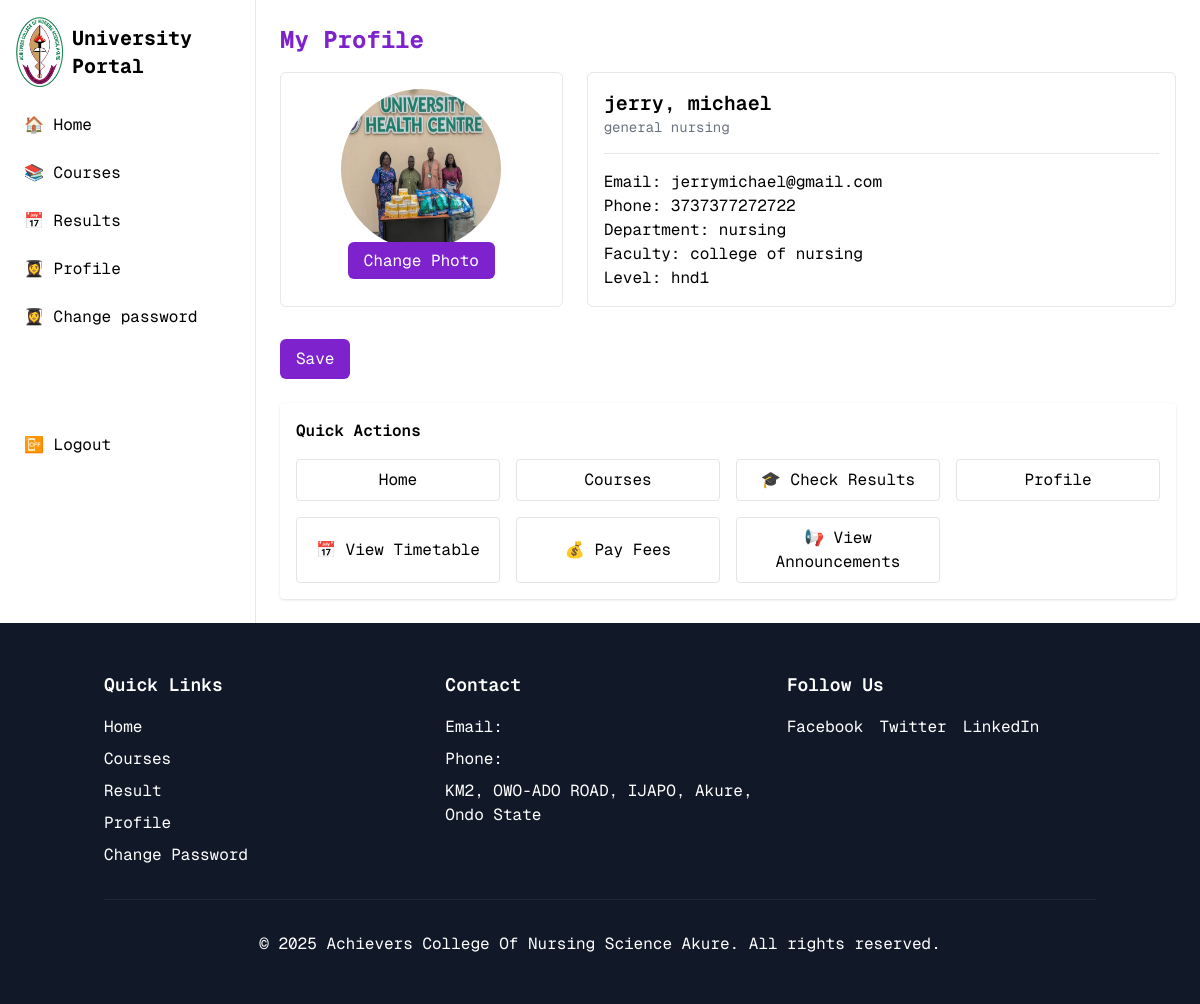
/stream_a/profile/ (signed in), run on an earlier commit of the app's database.
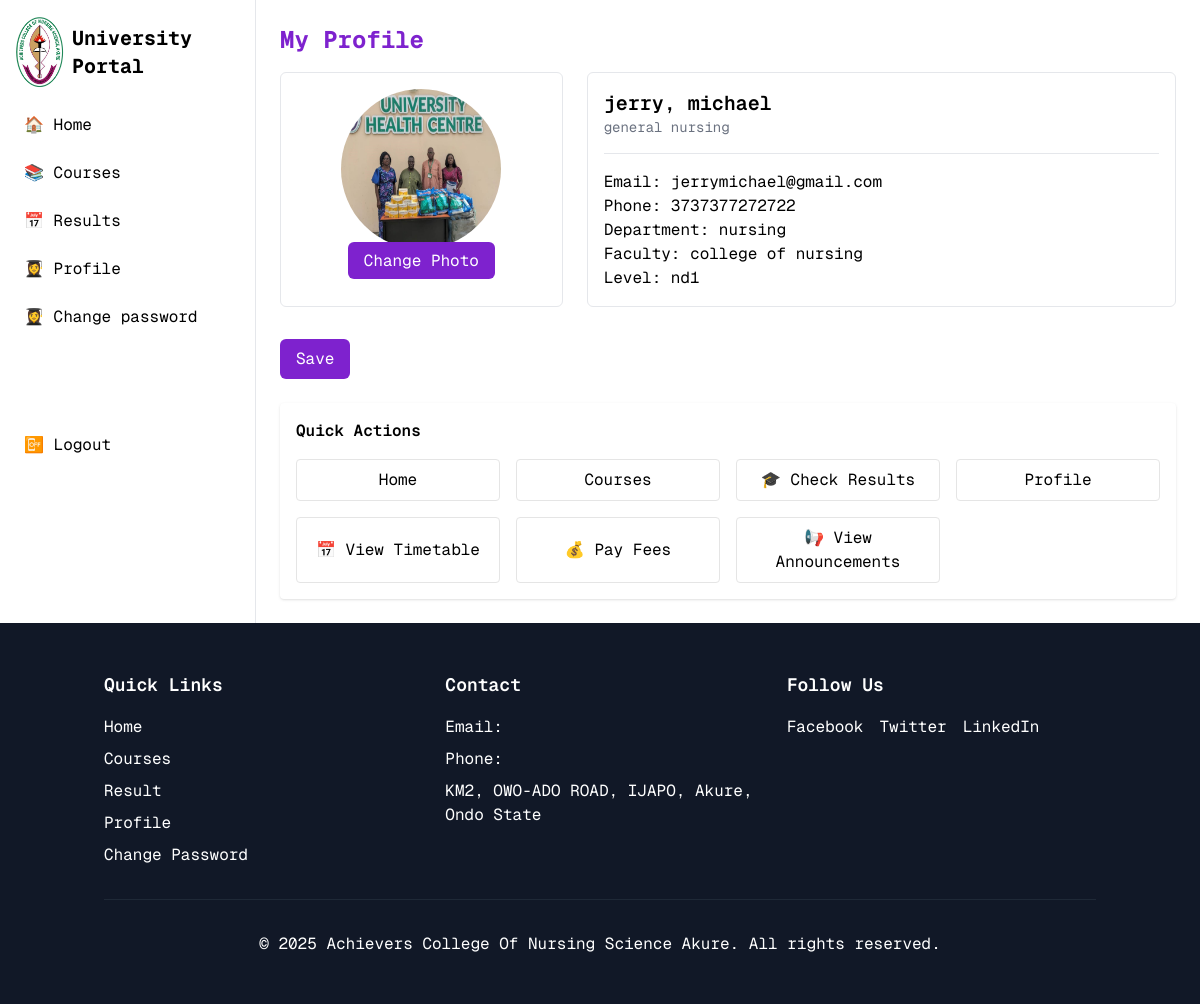
And on a later commit of the database.
### stream_a/models.py (models this page shows, shortened)
class Student(models.Model):
    STUDENTSTATUS_CHOICES = (
        ('inprogress', 'In Progress'),
        ('failed', 'Failed'),
        ('graduated', 'Graduated'),
    )
    GENDER_CHOICES = (
        ('f', 'Female'),
        ('m', 'Male'),
    )
    user = models.OneToOneField(CustomUser, on_delete=models.CASCADE, related_name='stream_a_student', primary_key=True)
    otherNames = models.CharField(blank=True, null=True, max_length=80)
    surname = models.CharField(blank=True, null=True, max_length=80)
    currentLevel = models.ForeignKey(Level, on_delete=models.CASCADE, related_name='currentLevel', null=True, default=1)
    matricNumber = models.CharField(blank=True, null=True, max_length=30)
    jambNumber = models.CharField(blank=True, null=True, max_length=30)
    dateOfBirth = models.DateField()
    gender = models.CharField(blank=True, null=True, max_length=15, choices=GENDER_CHOICES)
    studentPhoneNumber = models.CharField(blank=True, null=True, max_length=15)
    college = models.ForeignKey(College, on_delete=models.CASCADE, null=True)
    department = models.ForeignKey(Department, on_delete=models.CASCADE, null=True)
    programme = models.ForeignKey(Programme, on_delete=models.CASCADE, related_name='students', blank=True, null=True)
    entrySession = models.ManyToManyField(Session, through='Enrollment', related_name='entrySession')
    currentSession = models.ForeignKey(Session, on_delete=models.SET_NULL, null=True, related_name='current_students')
    primaryEmail = models.CharField(blank=True, null=True, max_length=120)
    studentEmail = models.CharField(blank=True, null=True, max_length=120)
    bloodGroup = models.CharField(blank=True, null=True, max_length=20)
    genoType = models.CharField(blank=True, null=True, max_length=20)
    modeOfEntry = models.CharField(blank=True, null=True, max_length=50)
    entryLevel =  models.ForeignKey(Level, on_delete=models.CASCADE,  null=True, default=1)
    degree = models.CharField(blank=True, null=True, max_length=50)
    nationality = models.CharField(blank=True, null=True, max_length=110)
    stateOfOrigin = models.CharField(blank=True, null=True, max_length=110)
    localGovtArea = models.CharField(blank=True, null=True, max_length=110)
    passport = models.ImageField('image', default='images/placeholder.png', null=True, blank=True)
    student_status = models.CharField(max_length=100, choices=STUDENTSTATUS_CHOICES, default='inprogress')

class Level(LevelBase):
    def __str__(self):
        return self.name

class Programme(ProgrammeBase):
    department = models.ForeignKey(Department, on_delete=models.CASCADE, null=True, blank=True)
    def __str__(self):
        return self.name

class Department(DepartmentBase):
    college = models.ForeignKey(College, on_delete=models.CASCADE)

class College(CollegeBase):
    def __str__(self):
        return f"{self.name} (Stream A)"

### stream_a/views.py (the view, shortened to what this page needs)
# urls.py: path('profile/', views.Profile, name='profile'),
@login_required
@user_passes_test(is_student, login_url="/404")
def Profile(request):
    if request.user.is_authenticated:
        user = request.user
        student = get_object_or_404(Student, user=user)
        level = get_object_or_404(Level, name=student.currentLevel)
        current_session_model = Session.objects.filter(is_current=True).first()
        current_semester_model = Semester.objects.filter(is_current=True).first()
        return render(request, "user/profile.html", {"student": student, "stream":user.stream})

### stream_a/views.py (called while the page is built)
def is_student(user):
    return user.is_authenticated and user.user_type == "student"

### templates/user/profile.html (shortened to what this page needs)
{% extends 'base.html' %} {% load custom_tags %}
{% load custom_filters %}
{% load static %}
{% block content %}
        <main class="flex-1 p-6">
            <div class="max-w-4xl mx-auto">
                <h1 class="text-2xl font-bold text-purple-700 mb-4">My Profile</h1>
                <form method="post" enctype="multipart/form-data" action="{% url 'stream_'|add:stream|add:':profile' %}" class="grid grid-cols-1 md:grid-cols-3 gap-6 sm">
                    <div class="p-4 border rounded-md text-center">
                        <img id="profileImage" src="{{student.passport.url}}" alt="Profile" class="rounded-full h-40 w-40 mx-auto">
                        <span id="uploadBtn" class="px-4 py-2 bg-purple-700 text-white rounded-md">Change Photo</span>
                    </div>
                    <div class="md:col-span-2 p-4 border rounded-md">
                        <h2 class="text-xl font-semibold">{{student.otherNames}}, {{student.surname}}</h2>
                        <p class="text-sm text-gray-500">{{student.programme}}</p>
                        <hr class="my-4">
                        <p>Email: {{student.primaryEmail}}</p>
                        <p>Phone: {{student.studentPhoneNumber}}</p>
                        <p>Department: {{student.department.name}}</p>
                        <p>Faculty: {{student.college.name}}</p>
                        <p>Level: {{student.currentLevel}}</p>
                    </div>
                    <div>
                        <button class="mt-2 px-4 py-2 bg-purple-700 text-white rounded-md">Save</button>
                    </div>
                </form>
            </div>
			<div class="mt-6 bg-white p-4 rounded shadow">
				<h3 class="font-semibold">Quick Actions</h3>
				<div class="grid md:grid-cols-4 gap-4 mt-4">
                    <button onclick="location.href='{% url 'stream_'|add:stream|add:':dashboard' %}';" class="py-2 px-3 bg-transparent hover:bg-gray-100 duration-300 rounded border border-neutral-200">
						Home
					</button>
                    <button onclick="location.href='{% url 'stream_'|add:stream|add:':courses' %}';" class="py-2 px-3 bg-transparent hover:bg-gray-100 duration-300 rounded border border-neutral-200">
						Courses
					</button>
                    <button onclick="location.href='{% url 'stream_'|add:stream|add:':result_filter' %}';" class="py-2 px-3 bg-transparent hover:bg-gray-100 duration-300 rounded border border-neutral-200">
						🎓 Check Results
					</button>
                    <button onclick="location.href='{% url 'stream_'|add:stream|add:':profile' %}';" class="py-2 px-3 bg-transparent hover:bg-gray-100 duration-300 rounded border border-neutral-200">
						Profile
					</button>
					<button class="py-2 px-3 bg-transparent hover:bg-gray-100 duration-300 rounded border border-neutral-200">
						📅 View Timetable
					</button>
					<button class="py-2 px-3 bg-transparent hover:bg-gray-100 duration-300 rounded border border-neutral-200">
						💰 Pay Fees</button>
					<button class="py-2 px-3 bg-transparent hover:bg-gray-100 duration-300 rounded border border-neutral-200">
						📢 View Announcements
					</button>
				</div>
			</div>
        </main>
    </div>
{% endblock %}

What changed in the data, as far as the page shows it:
changed Student "jerry": currentLevel "hnd1" → "nd1"
